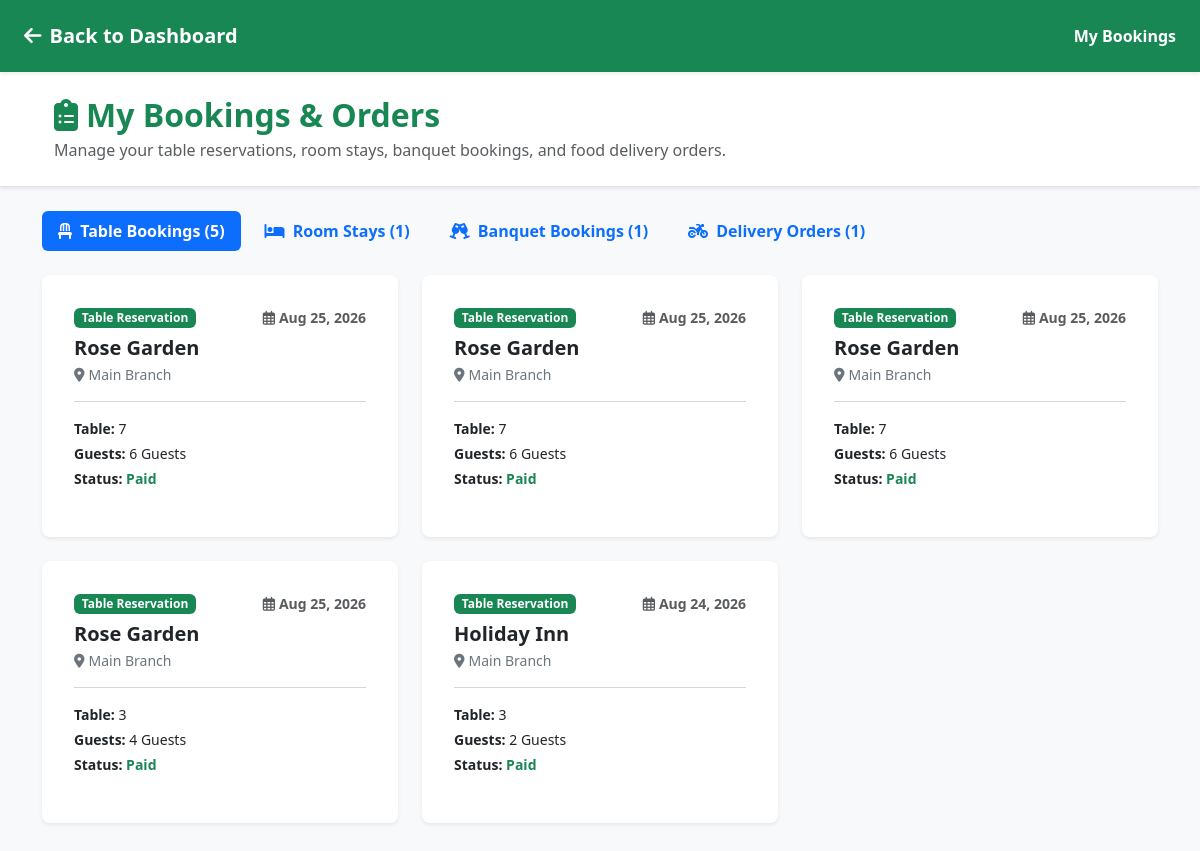
/customer/bookings/ (signed in), run on an earlier commit of the app's database.
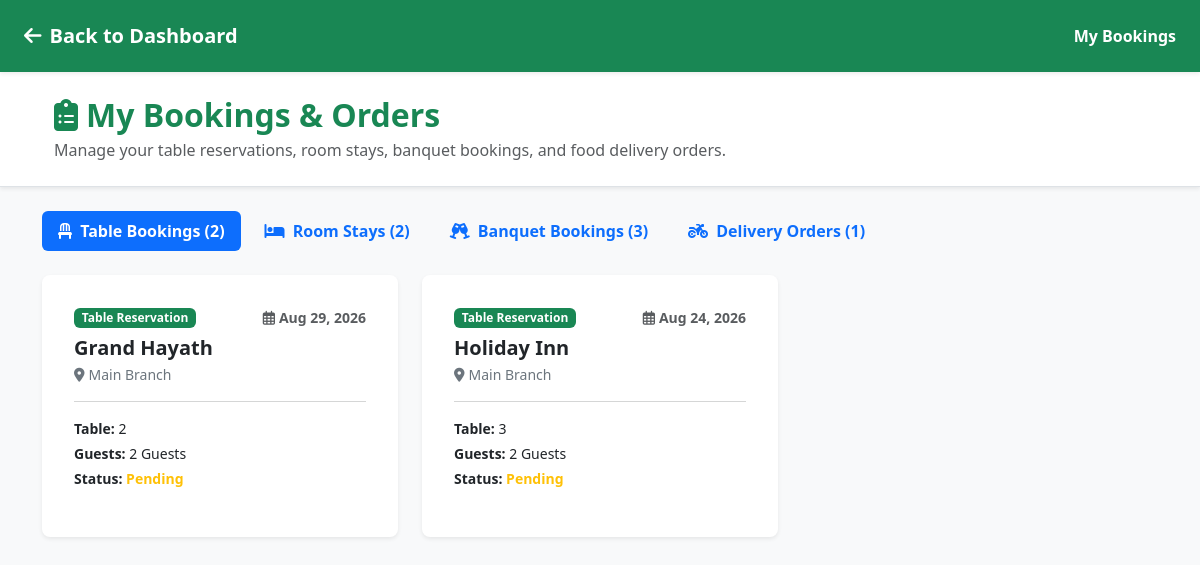
And on a later commit of the database.
### restaurants/models.py (models this page shows, shortened)
class Booking(models.Model):
    BOOKING_TYPES = [
        ('table', 'Table Booking'),
        ('room', 'Room Booking'),
        ('banquet', 'Banquet Booking'),
    ]
    user = models.ForeignKey(User, on_delete=models.CASCADE, null=True, blank=True)
    restaurant = models.ForeignKey(Restaurant, on_delete=models.CASCADE)
    space = models.ForeignKey(Space, on_delete=models.CASCADE, null=True, blank=True)
    booking_type = models.CharField(max_length=20, choices=BOOKING_TYPES, default='table')
    booking_date = models.DateTimeField()
    checkin = models.DateField(blank=True, null=True)
    checkout = models.DateField(blank=True, null=True)
    guests_count = models.PositiveIntegerField(default=1)
    name = models.CharField(max_length=100, blank=True, null=True)
    phone = models.CharField(max_length=20, blank=True, null=True)
    extra_bed = models.BooleanField(default=False)
    payment_mode = models.CharField(max_length=50, blank=True, null=True)
    paid_amount = models.DecimalField(max_digits=10, decimal_places=2, default=0.00)
    payment_method = models.CharField(max_length=50, blank=True, null=True)
    payment_status = models.CharField(max_length=50, default='Paid') # Added field
    status = models.CharField(max_length=50, default='Pending')
    created_at = models.DateTimeField(auto_now_add=True)

class Restaurant(models.Model):
    user = models.OneToOneField(User, on_delete=models.CASCADE, null=True, blank=True)
    business_name = models.CharField(max_length=255)
    slug = models.SlugField(unique=True, blank=True)
    owner_name = models.CharField(max_length=255)
    email = models.EmailField(unique=True)
    phone_number = models.CharField(max_length=20)
    pan_card = models.CharField(max_length=50, blank=True, null=True)
    gst_number = models.CharField(max_length=50, blank=True, null=True)
    fssai_license = models.CharField(max_length=50, blank=True, null=True)
    bank_account = models.CharField(max_length=50, blank=True, null=True)
    ifsc_code = models.CharField(max_length=20, blank=True, null=True)
    pan_document = models.FileField(upload_to='kyc_docs/', blank=True, null=True)
    gst_document = models.FileField(upload_to='kyc_docs/', blank=True, null=True)
    fssai_document = models.FileField(upload_to='kyc_docs/', blank=True, null=True)
    outside_view = models.ImageField(upload_to='restaurant_images/', blank=True, null=True)
    inside_view = models.ImageField(upload_to='restaurant_images/', blank=True, null=True)
    table_images = models.ImageField(upload_to='restaurant_images/', blank=True, null=True)
    room_images = models.ImageField(upload_to='restaurant_images/', blank=True, null=True)
    banquet_images = models.ImageField(upload_to='restaurant_images/', blank=True, null=True)
    rooftop_images = models.ImageField(upload_to='restaurant_images/', blank=True, null=True)
    bar_images = models.ImageField(upload_to='restaurant_images/', blank=True, null=True)
    is_verified = models.BooleanField(default=False)
    is_accepting_orders = models.BooleanField(default=True)
    created_at = models.DateTimeField(auto_now_add=True)

### restaurants/views.py (the view)
# urls.py: path('customer/bookings/', views.customer_bookings_view, name='customer_bookings'),
@never_cache
@login_required
def customer_bookings_view(request):
    table_bookings = Booking.objects.filter(user=request.user, booking_type__in=['table', 'Table Reservation']).order_by('-id')
    room_bookings = Booking.objects.filter(user=request.user, booking_type__in=['room', 'Room Stay']).order_by('-id')
    banquet_bookings = Booking.objects.filter(user=request.user, booking_type__in=['banquet', 'Banquet Event']).order_by('-id')
    delivery_orders = HomeDeliveryOrder.objects.filter(customer=request.user).order_by('-created_at')
    for b_list in [table_bookings, room_bookings, banquet_bookings]:
        for b in b_list:
            b.display_date = getattr(b, 'checkin', None) or getattr(b, 'booking_date', None) or getattr(b, 'date', None) or getattr(b, 'created_at', None)
            b.display_time = getattr(b, 'time_slot', None) or getattr(b, 'slot', '') or getattr(b, 'time', '')
            b.safe_guests = getattr(b, 'guests_count', None) or getattr(b, 'guests', None) or 2
            space = getattr(b, 'space', None)
            if space:
                b.space_number = getattr(space, 'number', None) or getattr(space, 'name', 'Assigned Space')
            else:
                b.space_number = 'Assigned Space'
    context = {
        'table_bookings': table_bookings,
        'room_bookings': room_bookings,
        'banquet_bookings': banquet_bookings,
        'delivery_orders': delivery_orders,
    }
    return render(request, 'restaurants/customer_bookings.html', context)

### templates/restaurants/customer_bookings.html (shortened to what the changed rows need)
<!DOCTYPE html>
<html lang="en">
<head>
    <link href="https://cdn.jsdelivr.net/npm/bootstrap@5.3.0/dist/css/bootstrap.min.css" rel="stylesheet">
    <link rel="stylesheet" href="https://cdnjs.cloudflare.com/ajax/libs/font-awesome/6.4.0/css/all.min.css">
</head>
<body class="bg-light">
    <div class="bg-white border-bottom shadow-sm py-4 mb-4">
        <div class="container px-4">
            <h2 class="fw-bold text-success mb-1">
                <i class="fas fa-clipboard-list me-2"></i>My Bookings & Orders
            </h2>
        </div>
    </div>
    <div class="container pb-5">
        <ul class="nav nav-pills mb-4 gap-2" id="bookingTabs" role="tablist">
            <li class="nav-item" role="presentation">
                <button class="nav-link active fw-bold" id="tables-tab" data-bs-toggle="pill" data-bs-target="#tables-content" type="button" role="tab">
                    <i class="fas fa-chair me-1"></i> Table Bookings ({{ table_bookings|length }})
                </button>
            </li>
            <li class="nav-item" role="presentation">
                <button class="nav-link fw-bold" id="rooms-tab" data-bs-toggle="pill" data-bs-target="#rooms-content" type="button" role="tab">
                    <i class="fas fa-bed me-1"></i> Room Stays ({{ room_bookings|length }})
                </button>
            </li>
            <li class="nav-item" role="presentation">
                <button class="nav-link fw-bold" id="banquets-tab" data-bs-toggle="pill" data-bs-target="#banquets-content" type="button" role="tab">
                    <i class="fas fa-glass-cheers me-1"></i> Banquet Bookings ({{ banquet_bookings|length }})
                </button>
            </li>
        </ul>
        <div class="tab-content" id="bookingTabsContent">
            <div class="tab-pane fade show active" id="tables-content" role="tabpanel">
                <div class="row g-4">
                    {% for booking in table_bookings %}
                        <div class="col-md-4">
                            <div class="card border-0 shadow-sm h-100 p-3 rounded-3">
                                <div class="card-body">
                                    <div class="d-flex justify-content-between align-items-center mb-2">
                                        <span class="badge bg-success">Table Reservation</span>
                                        <small class="text-muted fw-semibold">
                                            <i class="far fa-calendar-alt me-1"></i>{{ booking.display_date|date:"M d, Y" }}
                                        </small>
                                    </div>
                                    <h5 class="fw-bold text-dark mb-1">{{ booking.restaurant.business_name }}</h5>
                                    <p class="text-secondary small mb-3"><i class="fas fa-map-marker-alt me-1"></i>{{ booking.restaurant.location|default:"Main Branch" }}</p>
                                    <hr class="text-muted opacity-25">
                                    <p class="mb-1 small"><strong>Table:</strong> {{ booking.space_number }}</p>
                                    <p class="mb-1 small"><strong>Guests:</strong> {{ booking.safe_guests }} Guests</p>
                                    <p class="mb-3 small">
                                        <strong>Status:</strong>
                                        {% if booking.status == 'Confirmed' or booking.status == 'confirmed' %}
                                            <span class="text-success fw-bold">Confirmed</span>
                                        {% elif booking.status == 'Paid' or booking.status == 'paid' %}
                                            <span class="text-success fw-bold">Paid</span>
                                        {% else %}
                                            <span class="text-warning fw-bold">{{ booking.status|default:"Pending" }}</span>
                                        {% endif %}
                                    </p>
                                </div>
                            </div>
                        </div>
                    {% endfor %}
                </div>
            </div>
        </div>
    </div>
</body>
</html>

What changed in the data, as far as the page shows it:
removed Booking: display_date "Aug 25, 2026", restaurant.business_name "Rose Garden", restaurant.location "Main Branch", space_number "7", safe_guests "6", status "Paid"
removed Booking: display_date "Aug 25, 2026", restaurant.business_name "Rose Garden", restaurant.location "Main Branch", space_number "7", safe_guests "6", status "Paid"
removed Booking: display_date "Aug 25, 2026", restaurant.business_name "Rose Garden", restaurant.location "Main Branch", space_number "7", safe_guests "6", status "Paid"
removed Booking: display_date "Aug 25, 2026", restaurant.business_name "Rose Garden", restaurant.location "Main Branch", space_number "3", safe_guests "4", status "Paid"
added Booking: display_date "Aug 29, 2026", restaurant.business_name "Grand Hayath", restaurant.location "Main Branch", space_number "2", safe_guests "2", status "Pending"
changed Booking "Aug 24, 2026": status (not shown) → "Pending"; no longer shows "Paid"
Also different on the page:
{{ table_bookings|length }}: "5" → "2"
{{ room_bookings|length }}: "1" → "2"
{{ banquet_bookings|length }}: "1" → "3"
